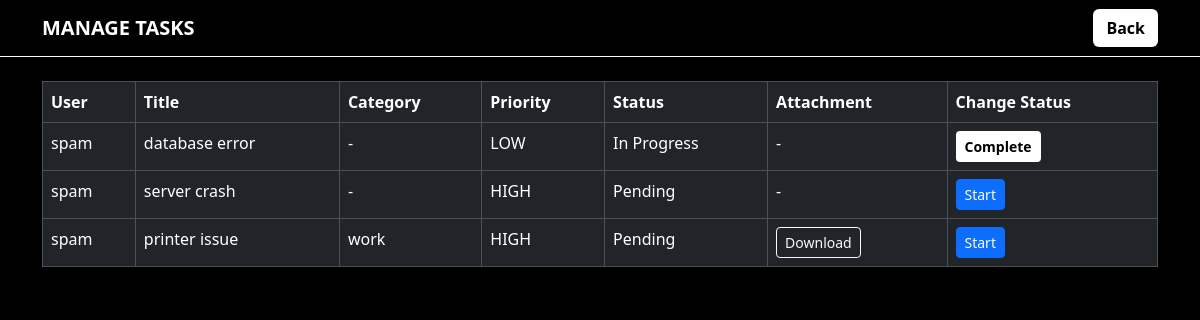
/manage_tasks (signed in), run on the app's committed database.
### tables this page shows
CREATE TABLE tasks (
            id INTEGER PRIMARY KEY AUTOINCREMENT,
            title TEXT NOT NULL,
            description TEXT NOT NULL,
            status TEXT DEFAULT 'Pending',
            priority TEXT,
            due_date DATE,
            user_id INTEGER, category TEXT, file_path TEXT,
            FOREIGN KEY (user_id) REFERENCES users(id)

        );

CREATE TABLE users (
            id INTEGER PRIMARY KEY AUTOINCREMENT,
            username TEXT NOT NULL,
            email TEXT NOT NULL,
            password TEXT NOT NULL,
            role TEXT DEFAULT 'user'
        );

### app.py (the view)
@app.route("/manage_tasks")
def manage_tasks():
    if session.get('role')!='admin':
        return redirect(url_for("login"))
    conn = getdb()
    cursor = conn.cursor()
    cursor.execute("""
        SELECT t.id, t.title, t.description, t.status, t.priority, t.due_date, t.user_id, u.username, t.category, t.file_path
        FROM tasks t
        LEFT JOIN users u ON t.user_id = u.id
        ORDER BY t.priority DESC
    """)
    tasks = cursor.fetchall()
    conn.close()
    return render_template("manage_tasks.html", tasks=tasks)

### app.py (called while the page is built)
def getdb():
    conn = sqlite3.connect(DB_PATH)
    return conn

### templates/manage_tasks.html (shortened to what this page needs)
<!DOCTYPE html>
<html>
<head>
    <link href="https://cdn.jsdelivr.net/npm/bootstrap@5.3.2/dist/css/bootstrap.min.css" rel="stylesheet">
</head>
<body>
<nav class="navbar navbar-dark bg-black border-bottom border-light">
    <div class="container">
        <span class="navbar-brand fw-bold">MANAGE TASKS</span>
        <a href="/admin_dashboard" class="btn btn-custom">Back</a>
    </div>
</nav>
<div class="container mt-4">
    <table class="table table-dark table-bordered">
        <thead>
            <tr>
                <th>User</th>
                <th>Title</th>
                <th>Category</th>
                <th>Priority</th>
                <th>Status</th>
                <th>Attachment</th>
                <th>Change Status</th>
            </tr>
        </thead>
        <tbody>
            {% for task in tasks %}
            <tr>
                <td>{{ task[7] if task[7] else 'Unknown' }}</td>
                <td>{{ task[1] }}</td>
                <td>{{ task[8] if task[8] else '-' }}</td>
                <td>{{ task[4] }}</td>
                <td>{{ task[3] }}</td>
                <td>
                    {% if task[9] %}
                        <a href="/admin_download/{{ task[0] }}" class="btn btn-outline-light btn-sm">Download</a>
                    {% else %}
                        -
                    {% endif %}
                </td>
                <td>
                    {% if task[3] == 'Pending' %}
                        <a href="/admin_start_task/{{ task[0] }}" class="btn btn-primary btn-sm" onclick="return confirm('Start this task?')">Start</a>
                    {% elif task[3] == 'In Progress' %}
                        <a href="/admin_complete_task/{{ task[0] }}" class="btn btn-custom btn-sm" onclick="return confirm('Mark this task as completed?')">Complete</a>
                    {% else %}
                        <span class="text-success">✓ Completed</span>
                    {% endif %}
                </td>
            </tr>
            {% endfor %}
        </tbody>
    </table>
</div>
</body>
</html>

### templates/manage_tasks.html (style rules this page uses)
body { background-color: #000; color: #fff; }
table { color: #fff; }
.btn-custom { background-color: #fff; color: #000; font-weight: bold; }

### data on the page
tasks: username "spam", title "database error", task "-", priority "LOW", status "In Progress"
tasks: username "spam", title "server crash", task "-", priority "HIGH", status "Pending"
tasks: username "spam", title "printer issue", category "work", priority "HIGH", status "Pending"
